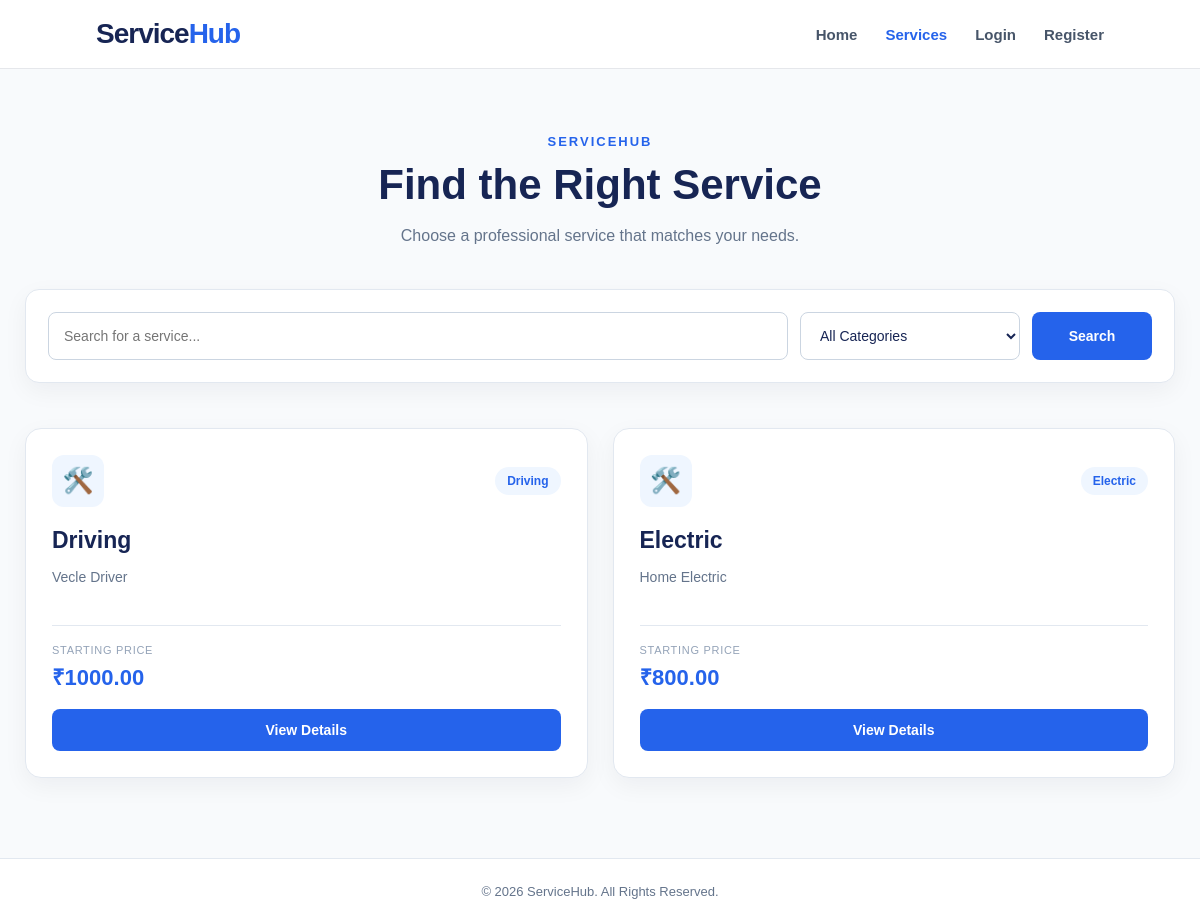
The page / on the database its author committed.
### app.py (models this page shows)
class Service(db.Model):
    id = db.Column(
        db.Integer,
        primary_key=True
    )
    name = db.Column(
        db.String(100),
        nullable=False
    )
    description = db.Column(
        db.Text,
        nullable=False
    )
    price = db.Column(
        db.Float,
        nullable=False
    )
    category = db.Column(
        db.String(100),
        nullable=False
    )

### app.py (the view)
@app.route("/")
def index():
    services = Service.query.limit(6).all()
    return render_template(
        "index.html",
        services=services
    )

### templates/index.html (shortened to what this page needs)
<!DOCTYPE html>
<html lang="en">
<head>
    <link rel="stylesheet"
          href="{{ url_for(
              'static',
              filename='css/services.css'
          ) }}">
</head>
<body>
<header class="navbar">
    <div class="logo">
        Service<span>Hub</span>
    </div>
    <nav>
        <a href="{{ url_for('index') }}">
            Home
        </a>
        <a href="{{ url_for('services') }}"
           class="active">
            Services
        </a>
        {% if current_user.is_authenticated %}
            {% if current_user.role == "user" %}
                <a href="{{ url_for('my_bookings') }}">
                    My Bookings
                </a>
            {% elif current_user.role == "worker" %}
                <a href="{{ url_for('worker_dashboard') }}">
                    Dashboard
                </a>
            {% elif current_user.role == "admin" %}
                <a href="{{ url_for('admin_dashboard') }}">
                    Dashboard
                </a>
            {% endif %}
            <a href="{{ url_for('logout') }}">
                Logout
            </a>
        {% else %}
            <a href="{{ url_for('login') }}">
                Login
            </a>
            <a href="{{ url_for('register') }}">
                Register
            </a>
        {% endif %}
    </nav>
</header>
<main class="services-page">
    <section class="page-header">
        <p class="page-label">
            SERVICEHUB
        </p>
        <h1>
            Find the Right Service
        </h1>
        <p>
            Choose a professional service that matches
            your needs.
        </p>
    </section>
    <section class="search-section">
        <form method="GET"
              action="{{ url_for('services') }}"
              class="search-form">
            <div class="search-box">
                <input
                    type="text"
                    name="search"
                    value="{{ search|default('') }}"
                    placeholder="Search for a service..."
                >
            </div>
            <div class="category-box">
                <select name="category">
                    <option value="">
                        All Categories
                    </option>
                </select>
            </div>
            <button type="submit"
                    class="search-button">
                Search
            </button>
        </form>
    </section>
    <section class="services-list">
        {% if services %}
            <div class="service-grid">
                {% for service in services %}
                    <article class="service-card">
                        <div class="service-top">
                            <div class="service-icon">
                                🛠️
                            </div>
                            <span class="category">
                                {{ service.category }}
                            </span>
                        </div>
                        <h2>
                            {{ service.name }}
                        </h2>
                        <p class="description">
                            {{ service.description }}
                        </p>
                        <div class="service-info">
                            <div>
                                <span class="price-label">
                                    Starting Price
                                </span>
                                <strong class="price">
                                    ₹{{ "%.2f"|format(
                                        service.price
                                    ) }}
                                </strong>
                            </div>
                        </div>
                        <a href="{{ url_for(
                            'service_details',
                            service_id=service.id
                        ) }}"
                           class="details-button">
                            View Details
                        </a>
                    </article>
                {% endfor %}
            </div>
        {% endif %}
    </section>
</main>
<footer>
    <p>
        © 2026 ServiceHub. All Rights Reserved.
    </p>
</footer>
</body>
</html>

### static/css/services.css (style rules this page uses)
* { margin: 0; padding: 0; box-sizing: border-box; }
body { font-family: Arial, Helvetica, sans-serif; background: #f8fafc; color: #172554; min-height: 100vh; }
.navbar { width: 100%; padding: 18px 8%; background: #ffffff; display: flex; justify-content: space-between; align-items: center; border-bottom: 1px solid #e5e7eb; position: sticky; top: 0; z-index: 100; }
.logo { font-size: 28px; font-weight: 800; color: #172554; letter-spacing: -1px; }
.logo span { color: #2563eb; }
.navbar nav { display: flex; align-items: center; gap: 28px; }
.navbar nav a { text-decoration: none; color: #475569; font-size: 15px; font-weight: 600; transition: 0.2s ease; }
.navbar nav a.active { color: #2563eb; }
.services-page { width: 100%; max-width: 1200px; margin: 0 auto; padding: 65px 25px 80px; }
.page-header { text-align: center; margin-bottom: 40px; }
.page-label { color: #2563eb; font-size: 13px; font-weight: 800; letter-spacing: 2px; margin-bottom: 12px; }
.page-header h1 { font-size: 42px; font-weight: 800; color: #172554; margin-bottom: 14px; }
.page-header p:last-child { color: #64748b; font-size: 16px; line-height: 1.6; }
.search-section { background: #ffffff; padding: 22px; border: 1px solid #e2e8f0; border-radius: 14px; margin-bottom: 45px; box-shadow: 0 8px 25px rgba( 15, 23, 42, 0.05 ); }
.search-form { display: grid; grid-template-columns: 1fr 220px 120px; gap: 12px; align-items: center; }
.search-box input, .category-box select { width: 100%; height: 48px; padding: 0 15px; border: 1px solid #cbd5e1; border-radius: 8px; background: #ffffff; color: #172554; font-size: 14px; outline: none; transition: 0.2s ease; }
.search-button { height: 48px; border: none; border-radius: 8px; background: #2563eb; color: #ffffff; font-size: 14px; font-weight: 700; cursor: pointer; transition: 0.2s ease; }
.service-grid { display: grid; grid-template-columns: repeat( auto-fit, minmax(280px, 1fr) ); gap: 25px; }
.service-card { background: #ffffff; border: 1px solid #e2e8f0; border-radius: 16px; padding: 26px; display: flex; flex-direction: column; min-height: 350px; box-shadow: 0 8px 25px rgba( 15, 23, 42, 0.05 ); transition: transform 0.25s ease, box-shadow 0.25s ease, border-color 0.25s ease; }
.service-top { display: flex; justify-content: space-between; align-items: center; margin-bottom: 20px; }
.service-icon { width: 52px; height: 52px; display: flex; justify-content: center; align-items: center; background: #eff6ff; border-radius: 12px; font-size: 25px; }
.category { background: #eff6ff; color: #2563eb; padding: 7px 12px; border-radius: 20px; font-size: 12px; font-weight: 700; }
.service-card h2 { color: #172554; font-size: 23px; font-weight: 750; margin-bottom: 12px; }
.description { color: #64748b; font-size: 14px; line-height: 1.7; margin-bottom: 25px; flex-grow: 1; }
.service-info { border-top: 1px solid #e2e8f0; padding-top: 18px; margin-bottom: 18px; }
.price-label { display: block; color: #94a3b8; font-size: 11px; text-transform: uppercase; letter-spacing: 0.7px; margin-bottom: 5px; }
.price { color: #2563eb; font-size: 22px; font-weight: 800; }
.details-button { width: 100%; display: block; text-align: center; text-decoration: none; background: #2563eb; color: #ffffff; padding: 13px 20px; border-radius: 8px; font-size: 14px; font-weight: 700; transition: 0.2s ease; }
footer { background: #ffffff; border-top: 1px solid #e2e8f0; text-align: center; padding: 25px 20px; color: #64748b; font-size: 13px; }

### rows shown on the page
Service: category "Driving", name "Driving", description "Vecle Driver", price "1000.00"
Service: category "Electric", name "Electric", description "Home Electric", price "800.00"
